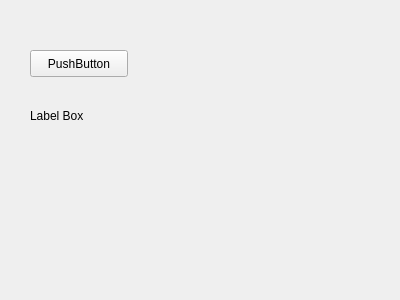
<?xml version="1.0" encoding="UTF-8"?>
<ui version="4.0">
 <class>Form</class>
 <widget class="QWidget" name="Form">
  <property name="geometry">
   <rect>
    <x>0</x>
    <y>0</y>
    <width>400</width>
    <height>300</height>
   </rect>
  </property>
  <property name="windowTitle">
   <string>Form</string>
  </property>
  <widget class="QLabel" name="StatusReturn">
   <property name="geometry">
    <rect>
     <x>30</x>
     <y>100</y>
     <width>231</width>
     <height>31</height>
    </rect>
   </property>
   <property name="text">
    <string>Label Box</string>
   </property>
  </widget>
  <widget class="QPushButton" name="btn_ok">
   <property name="geometry">
    <rect>
     <x>30</x>
     <y>50</y>
     <width>98</width>
     <height>27</height>
    </rect>
   </property>
   <property name="text">
    <string>PushButton</string>
   </property>
  </widget>
 </widget>
 <resources/>
 <connections/>
</ui>
